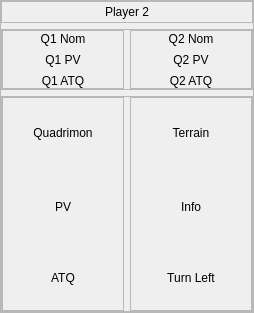
        <widget class="QFrame" name="player2InfoWidget">
         <property name="minimumSize">
          <size>
           <width>240</width>
           <height>270</height>
          </size>
         </property>
         <property name="maximumSize">
          <size>
           <width>480</width>
           <height>540</height>
          </size>
         </property>
         <property name="frameShape">
          <enum>QFrame::StyledPanel</enum>
         </property>
         <property name="frameShadow">
          <enum>QFrame::Raised</enum>
         </property>
         <layout class="QVBoxLayout" name="verticalLayout_4">
          <property name="leftMargin">
           <number>0</number>
          </property>
          <property name="topMargin">
           <number>0</number>
          </property>
          <property name="rightMargin">
           <number>0</number>
          </property>
          <property name="bottomMargin">
           <number>0</number>
          </property>
          <item>
           <widget class="QFrame" name="player2">
            <property name="minimumSize">
             <size>
              <width>240</width>
              <height>20</height>
             </size>
            </property>
            <property name="maximumSize">
             <size>
              <width>480</width>
              <height>40</height>
             </size>
            </property>
            <property name="frameShape">
             <enum>QFrame::StyledPanel</enum>
            </property>
            <property name="frameShadow">
             <enum>QFrame::Raised</enum>
            </property>
            <layout class="QHBoxLayout" name="horizontalLayout_9">
             <property name="leftMargin">
              <number>0</number>
             </property>
             <property name="topMargin">
              <number>0</number>
             </property>
             <property name="rightMargin">
              <number>0</number>
             </property>
             <property name="bottomMargin">
              <number>0</number>
             </property>
             <item>
              <widget class="QLabel" name="P2">
               <property name="minimumSize">
                <size>
                 <width>240</width>
                 <height>20</height>
                </size>
               </property>
               <property name="maximumSize">
                <size>
                 <width>480</width>
                 <height>20</height>
                </size>
               </property>
               <property name="text">
                <string>Player 2</string>
               </property>
               <property name="alignment">
                <set>Qt::AlignCenter</set>
               </property>
              </widget>
             </item>
            </layout>
           </widget>
          </item>
          <item>
           <widget class="QFrame" name="P2_Team">
            <property name="minimumSize">
             <size>
              <width>240</width>
              <height>50</height>
             </size>
            </property>
            <property name="maximumSize">
             <size>
              <width>480</width>
              <height>100</height>
             </size>
            </property>
            <property name="frameShape">
             <enum>QFrame::StyledPanel</enum>
            </property>
            <property name="frameShadow">
             <enum>QFrame::Raised</enum>
            </property>
            <layout class="QHBoxLayout" name="horizontalLayout_12">
             <property name="leftMargin">
              <number>0</number>
             </property>
             <property name="topMargin">
              <number>0</number>
             </property>
             <property name="rightMargin">
              <number>0</number>
             </property>
             <property name="bottomMargin">
              <number>0</number>
             </property>
             <item>
              <widget class="QFrame" name="P2_Q1">
               <property name="frameShape">
                <enum>QFrame::StyledPanel</enum>
               </property>
               <property name="frameShadow">
                <enum>QFrame::Raised</enum>
               </property>
               <layout class="QVBoxLayout" name="verticalLayout_11">
                <property name="leftMargin">
                 <number>0</number>
                </property>
                <property name="topMargin">
                 <number>0</number>
                </property>
                <property name="rightMargin">
                 <number>0</number>
                </property>
                <property name="bottomMargin">
                 <number>0</number>
                </property>
                <item>
                 <widget class="QLabel" name="P2_Q1_Name">
                  <property name="minimumSize">
                   <size>
                    <width>120</width>
                    <height>15</height>
                   </size>
                  </property>
                  <property name="maximumSize">
                   <size>
                    <width>240</width>
                    <height>30</height>
                   </size>
                  </property>
                  <property name="text">
                   <string>Q1 Nom</string>
                  </property>
                  <property name="alignment">
                   <set>Qt::AlignCenter</set>
                  </property>
                 </widget>
                </item>
                <item>
                 <widget class="QLabel" name="P2_Q1_PV">
                  <property name="minimumSize">
                   <size>
                    <width>120</width>
                    <height>15</height>
                   </size>
                  </property>
                  <property name="maximumSize">
                   <size>
                    <width>240</width>
                    <height>30</height>
                   </size>
                  </property>
                  <property name="text">
                   <string>Q1 PV</string>
                  </property>
                  <property name="alignment">
                   <set>Qt::AlignCenter</set>
                  </property>
                 </widget>
                </item>
                <item>
                 <widget class="QLabel" name="P2_Q1_ATQ">
                  <property name="minimumSize">
                   <size>
                    <width>120</width>
                    <height>15</height>
                   </size>
                  </property>
                  <property name="maximumSize">
                   <size>
                    <width>240</width>
                    <height>30</height>
                   </size>
                  </property>
                  <property name="text">
                   <string>Q1 ATQ</string>
                  </property>
                  <property name="alignment">
                   <set>Qt::AlignCenter</set>
                  </property>
                 </widget>
                </item>
               </layout>
              </widget>
             </item>
             <item>
              <widget class="QFrame" name="P2_Q2">
               <property name="frameShape">
                <enum>QFrame::StyledPanel</enum>
               </property>
               <property name="frameShadow">
                <enum>QFrame::Raised</enum>
               </property>
               <layout class="QVBoxLayout" name="verticalLayout_12">
                <property name="leftMargin">
                 <number>0</number>
                </property>
                <property name="topMargin">
                 <number>0</number>
                </property>
                <property name="rightMargin">
                 <number>0</number>
                </property>
                <property name="bottomMargin">
                 <number>0</number>
                </property>
                <item>
                 <widget class="QLabel" name="P2_Q2_Name">
                  <property name="minimumSize">
                   <size>
                    <width>120</width>
                    <height>15</height>
                   </size>
                  </property>
                  <property name="maximumSize">
                   <size>
                    <width>240</width>
                    <height>30</height>
                   </size>
                  </property>
                  <property name="text">
                   <string>Q2 Nom</string>
                  </property>
                  <property name="alignment">
                   <set>Qt::AlignCenter</set>
                  </property>
                 </widget>
                </item>
                <item>
                 <widget class="QLabel" name="P2_Q2_PV">
                  <property name="minimumSize">
                   <size>
                    <width>120</width>
                    <height>15</height>
                   </size>
                  </property>
                  <property name="maximumSize">
                   <size>
                    <width>240</width>
                    <height>30</height>
                   </size>
                  </property>
                  <property name="text">
                   <string>Q2 PV</string>
                  </property>
                  <property name="alignment">
                   <set>Qt::AlignCenter</set>
                  </property>
                 </widget>
                </item>
                <item>
                 <widget class="QLabel" name="P2_Q2_ATQ">
                  <property name="minimumSize">
                   <size>
                    <width>120</width>
                    <height>15</height>
                   </size>
                  </property>
                  <property name="maximumSize">
                   <size>
                    <width>240</width>
                    <height>30</height>
                   </size>
                  </property>
                  <property name="text">
                   <string>Q2 ATQ</string>
                  </property>
                  <property name="alignment">
                   <set>Qt::AlignCenter</set>
                  </property>
                 </widget>
                </item>
               </layout>
              </widget>
             </item>
            </layout>
           </widget>
          </item>
          <item>
           <widget class="QFrame" name="cardAndTerrainInfo_2">
            <property name="minimumSize">
             <size>
              <width>240</width>
              <height>200</height>
             </size>
            </property>
            <property name="maximumSize">
             <size>
              <width>480</width>
              <height>400</height>
             </size>
            </property>
            <property name="frameShape">
             <enum>QFrame::StyledPanel</enum>
            </property>
            <property name="frameShadow">
             <enum>QFrame::Raised</enum>
            </property>
            <layout class="QHBoxLayout" name="horizontalLayout_6">
             <property name="leftMargin">
              <number>0</number>
             </property>
             <property name="topMargin">
              <number>0</number>
             </property>
             <property name="rightMargin">
              <number>0</number>
             </property>
             <property name="bottomMargin">
              <number>0</number>
             </property>
             <item>
              <widget class="QFrame" name="quadrimonInfo_2">
               <property name="minimumSize">
                <size>
                 <width>120</width>
                 <height>200</height>
                </size>
               </property>
               <property name="maximumSize">
                <size>
                 <width>240</width>
                 <height>400</height>
                </size>
               </property>
               <property name="frameShape">
                <enum>QFrame::StyledPanel</enum>
               </property>
               <property name="frameShadow">
                <enum>QFrame::Raised</enum>
               </property>
               <layout class="QVBoxLayout" name="verticalLayout_7">
                <property name="leftMargin">
                 <number>0</number>
                </property>
                <property name="topMargin">
                 <number>0</number>
                </property>
                <property name="rightMargin">
                 <number>0</number>
                </property>
                <property name="bottomMargin">
                 <number>0</number>
                </property>
                <item>
                 <widget class="QLabel" name="P2_Name">
                  <property name="minimumSize">
                   <size>
                    <width>120</width>
                    <height>70</height>
                   </size>
                  </property>
                  <property name="maximumSize">
                   <size>
                    <width>240</width>
                    <height>140</height>
                   </size>
                  </property>
                  <property name="text">
                   <string>Quadrimon</string>
                  </property>
                  <property name="alignment">
                   <set>Qt::AlignCenter</set>
                  </property>
                 </widget>
                </item>
                <item>
                 <widget class="QLabel" name="P2_PV">
                  <property name="minimumSize">
                   <size>
                    <width>120</width>
                    <height>65</height>
                   </size>
                  </property>
                  <property name="maximumSize">
                   <size>
                    <width>240</width>
                    <height>130</height>
                   </size>
                  </property>
                  <property name="text">
                   <string>PV</string>
                  </property>
                  <property name="alignment">
                   <set>Qt::AlignCenter</set>
                  </property>
                 </widget>
                </item>
                <item>
                 <widget class="QLabel" name="P2_ATQ">
                  <property name="minimumSize">
                   <size>
                    <width>120</width>
                    <height>65</height>
                   </size>
                  </property>
                  <property name="maximumSize">
                   <size>
                    <width>240</width>
                    <height>130</height>
                   </size>
                  </property>
                  <property name="text">
                   <string>ATQ</string>
                  </property>
                  <property name="alignment">
                   <set>Qt::AlignCenter</set>
                  </property>
                 </widget>
                </item>
               </layout>
              </widget>
             </item>
             <item>
              <widget class="QFrame" name="terrainInfo_2">
               <property name="minimumSize">
                <size>
                 <width>120</width>
                 <height>200</height>
                </size>
               </property>
               <property name="maximumSize">
                <size>
                 <width>240</width>
                 <height>400</height>
                </size>
               </property>
               <property name="frameShape">
                <enum>QFrame::StyledPanel</enum>
               </property>
               <property name="frameShadow">
                <enum>QFrame::Raised</enum>
               </property>
               <layout class="QVBoxLayout" name="verticalLayout_8">
                <property name="leftMargin">
                 <number>0</number>
                </property>
                <property name="topMargin">
                 <number>0</number>
                </property>
                <property name="rightMargin">
                 <number>0</number>
                </property>
                <property name="bottomMargin">
                 <number>0</number>
                </property>
                <item>
                 <widget class="QLabel" name="P2_Terrain">
                  <property name="minimumSize">
                   <size>
                    <width>120</width>
                    <height>70</height>
                   </size>
                  </property>
                  <property name="maximumSize">
                   <size>
                    <width>240</width>
                    <height>140</height>
                   </size>
                  </property>
                  <property name="text">
                   <string>Terrain</string>
                  </property>
                  <property name="alignment">
                   <set>Qt::AlignCenter</set>
                  </property>
                 </widget>
                </item>
                <item>
                 <widget class="QLabel" name="P2_Terrain_Info">
                  <property name="minimumSize">
                   <size>
                    <width>120</width>
                    <height>65</height>
                   </size>
                  </property>
                  <property name="maximumSize">
                   <size>
                    <width>240</width>
                    <height>130</height>
                   </size>
                  </property>
                  <property name="text">
                   <string>Info</string>
                  </property>
                  <property name="alignment">
                   <set>Qt::AlignCenter</set>
                  </property>
                 </widget>
                </item>
                <item>
                 <widget class="QLabel" name="P2_Terrain_Turn_Left">
                  <property name="minimumSize">
                   <size>
                    <width>120</width>
                    <height>65</height>
                   </size>
                  </property>
                  <property name="maximumSize">
                   <size>
                    <width>240</width>
                    <height>130</height>
                   </size>
                  </property>
                  <property name="text">
                   <string>Turn Left</string>
                  </property>
                  <property name="alignment">
                   <set>Qt::AlignCenter</set>
                  </property>
                 </widget>
                </item>
               </layout>
              </widget>
             </item>
            </layout>
           </widget>
          </item>
         </layout>
        </widget>
